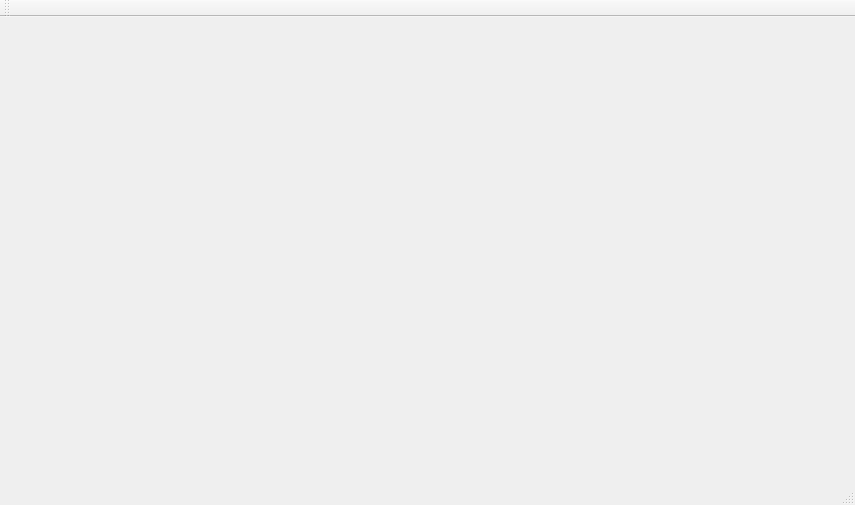
<?xml version="1.0" encoding="UTF-8"?>
<ui version="4.0">
 <class>MainWindow</class>
 <widget class="QMainWindow" name="MainWindow">
  <property name="geometry">
   <rect>
    <x>0</x>
    <y>0</y>
    <width>855</width>
    <height>505</height>
   </rect>
  </property>
  <property name="windowTitle">
   <string>MainWindow</string>
  </property>
  <widget class="QWidget" name="centralWidget">
   <widget class="PrimaryFlightDisplay" name="widget_2" native="true">
    <property name="geometry">
     <rect>
      <x>10</x>
      <y>40</y>
      <width>421</width>
      <height>391</height>
     </rect>
    </property>
   </widget>
   <widget class="ModelViewWidget" name="widget" native="true">
    <property name="geometry">
     <rect>
      <x>430</x>
      <y>40</y>
      <width>401</width>
      <height>391</height>
     </rect>
    </property>
   </widget>
  </widget>
  <widget class="QMenuBar" name="menuBar">
   <property name="geometry">
    <rect>
     <x>0</x>
     <y>0</y>
     <width>855</width>
     <height>23</height>
    </rect>
   </property>
  </widget>
  <widget class="QToolBar" name="mainToolBar">
   <attribute name="toolBarArea">
    <enum>TopToolBarArea</enum>
   </attribute>
   <attribute name="toolBarBreak">
    <bool>false</bool>
   </attribute>
  </widget>
  <widget class="QStatusBar" name="statusBar"/>
 </widget>
 <layoutdefault spacing="6" margin="11"/>
 <customwidgets>
  <customwidget>
   <class>PrimaryFlightDisplay</class>
   <extends>QWidget</extends>
   <header location="global">primaryflightdisplay.h</header>
   <container>1</container>
  </customwidget>
  <customwidget>
   <class>ModelViewWidget</class>
   <extends>QWidget</extends>
   <header>modelviewwidget.h</header>
   <container>1</container>
  </customwidget>
 </customwidgets>
 <resources/>
 <connections/>
</ui>
